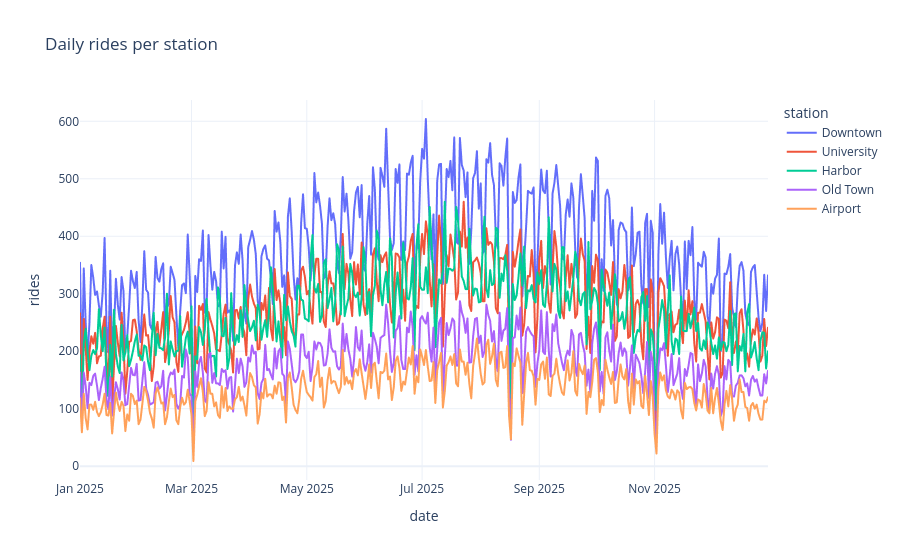

Source (notebook cell):
### Markdown cell above
## Daily rides per station

### Code cell
fig = px.line(df, x="date", y="rides", color="station", title="Daily rides per station")
fig.show()

### Figure 1 — Plotly figure (JSON) as saved in the notebook; plotly's stock layout.template omitted (floating-point values rounded to 4 significant figures; data arrays with more than 128 entries replaced by an {"elided": "..."} marker saying what was removed)
{"data": [{"hovertemplate": "station=Downtown<br>date=%{x}<br>rides=%{y}<extra></extra>", "legendgroup": "Downtown", "line": {"color": "#636efa", "dash": "solid"}, "marker": {"symbol": "circle"}, "mode": "lines", "name": "Downtown", "showlegend": true, "type": "scattergl", "x": {"elided": "365 str values"}, "xaxis": "x", "y": {"elided": "365 int values"}, "yaxis": "y"}, {"hovertemplate": "station=University<br>date=%{x}<br>rides=%{y}<extra></extra>", "legendgroup": "University", "line": {"color": "#EF553B", "dash": "solid"}, "marker": {"symbol": "circle"}, "mode": "lines", "name": "University", "showlegend": true, "type": "scattergl", "x": {"elided": "365 str values"}, "xaxis": "x", "y": {"elided": "365 int values"}, "yaxis": "y"}, {"hovertemplate": "station=Harbor<br>date=%{x}<br>rides=%{y}<extra></extra>", "legendgroup": "Harbor", "line": {"color": "#00cc96", "dash": "solid"}, "marker": {"symbol": "circle"}, "mode": "lines", "name": "Harbor", "showlegend": true, "type": "scattergl", "x": {"elided": "365 str values"}, "xaxis": "x", "y": {"elided": "365 int values"}, "yaxis": "y"}, {"hovertemplate": "station=Old Town<br>date=%{x}<br>rides=%{y}<extra></extra>", "legendgroup": "Old Town", "line": {"color": "#ab63fa", "dash": "solid"}, "marker": {"symbol": "circle"}, "mode": "lines", "name": "Old Town", "showlegend": true, "type": "scattergl", "x": {"elided": "365 str values"}, "xaxis": "x", "y": {"elided": "365 int values"}, "yaxis": "y"}, {"hovertemplate": "station=Airport<br>date=%{x}<br>rides=%{y}<extra></extra>", "legendgroup": "Airport", "line": {"color": "#FFA15A", "dash": "solid"}, "marker": {"symbol": "circle"}, "mode": "lines", "name": "Airport", "showlegend": true, "type": "scattergl", "x": {"elided": "365 str values"}, "xaxis": "x", "y": {"elided": "365 int values"}, "yaxis": "y"}], "layout": {"legend": {"title": {"text": "station"}, "tracegroupgap": 0}, "title": {"text": "Daily rides per station"}, "xaxis": {"anchor": "y", "domain": [0.0, 1.0], "title": {"text": "date"}}, "yaxis": {"anchor": "x", "domain": [0.0, 1.0], "title": {"text": "rides"}}}}
